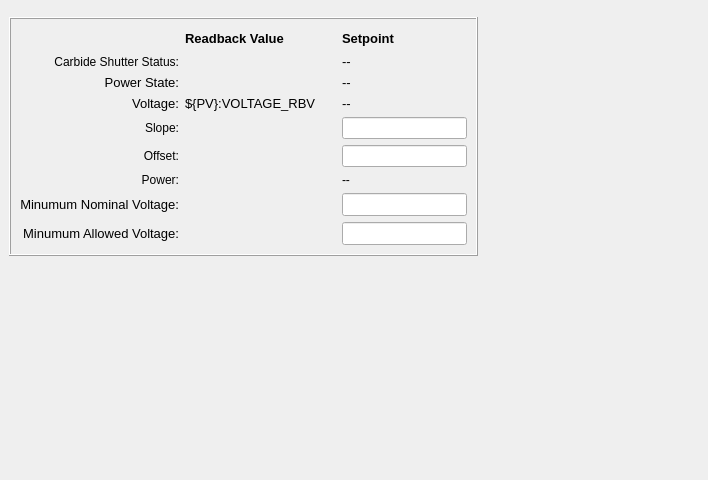
<?xml version="1.0" encoding="UTF-8"?>
<ui version="4.0">
 <class>Form</class>
 <widget class="QWidget" name="Form">
  <property name="geometry">
   <rect>
    <x>0</x>
    <y>0</y>
    <width>708</width>
    <height>480</height>
   </rect>
  </property>
  <property name="minimumSize">
   <size>
    <width>640</width>
    <height>480</height>
   </size>
  </property>
  <property name="windowTitle">
   <string>Form</string>
  </property>
  <layout class="QVBoxLayout" name="verticalLayout">
   <property name="leftMargin">
    <number>0</number>
   </property>
   <property name="rightMargin">
    <number>0</number>
   </property>
   <item>
    <widget class="PyDMEmbeddedDisplay" name="PyDMEmbeddedDisplay">
     <property name="sizePolicy">
      <sizepolicy hsizetype="Expanding" vsizetype="Fixed">
       <horstretch>0</horstretch>
       <verstretch>0</verstretch>
      </sizepolicy>
     </property>
     <property name="maximumSize">
      <size>
       <width>16777215</width>
       <height>30</height>
      </size>
     </property>
     <property name="toolTip">
      <string/>
     </property>
     <property name="frameShape">
      <enum>QFrame::NoFrame</enum>
     </property>
     <property name="macros" stdset="0">
      <string>{&quot;TITLE&quot;:&quot;Laser Expert: ${DEVICE}&quot;}</string>
     </property>
     <property name="filename" stdset="0">
      <string>./widgets/header.ui</string>
     </property>
    </widget>
   </item>
   <item>
    <layout class="QHBoxLayout" name="horizontalLayout">
     <property name="leftMargin">
      <number>9</number>
     </property>
     <property name="rightMargin">
      <number>9</number>
     </property>
     <item>
      <widget class="QFrame" name="frame">
       <property name="frameShape">
        <enum>QFrame::Box</enum>
       </property>
       <property name="frameShadow">
        <enum>QFrame::Raised</enum>
       </property>
       <layout class="QGridLayout" name="gridLayout">
        <item row="1" column="0">
         <widget class="PyDMLabel" name="PyDMLabel_10">
          <property name="toolTip">
           <string/>
          </property>
          <property name="text">
           <string>Carbide Shutter Status:</string>
          </property>
          <property name="alignment">
           <set>Qt::AlignRight|Qt::AlignTrailing|Qt::AlignVCenter</set>
          </property>
         </widget>
        </item>
        <item row="6" column="0">
         <widget class="PyDMLabel" name="PyDMLabel_18">
          <property name="toolTip">
           <string/>
          </property>
          <property name="text">
           <string>Power:</string>
          </property>
          <property name="alignment">
           <set>Qt::AlignRight|Qt::AlignTrailing|Qt::AlignVCenter</set>
          </property>
         </widget>
        </item>
        <item row="1" column="3">
         <widget class="PyDMLabel" name="PyDMLabel_12">
          <property name="font">
           <font>
            <pointsize>10</pointsize>
           </font>
          </property>
          <property name="toolTip">
           <string/>
          </property>
          <property name="text">
           <string>--</string>
          </property>
         </widget>
        </item>
        <item row="2" column="0">
         <widget class="PyDMLabel" name="PyDMLabel_13">
          <property name="font">
           <font>
            <pointsize>10</pointsize>
           </font>
          </property>
          <property name="toolTip">
           <string/>
          </property>
          <property name="text">
           <string>Power State:</string>
          </property>
          <property name="alignment">
           <set>Qt::AlignRight|Qt::AlignTrailing|Qt::AlignVCenter</set>
          </property>
         </widget>
        </item>
        <item row="8" column="1">
         <widget class="PyDMLabel" name="PyDMLabel_6">
          <property name="font">
           <font>
            <pointsize>10</pointsize>
           </font>
          </property>
          <property name="toolTip">
           <string/>
          </property>
          <property name="showUnits" stdset="0">
           <bool>true</bool>
          </property>
          <property name="channel" stdset="0">
           <string>${PV}:MIN_VOLTAGE_RBV</string>
          </property>
         </widget>
        </item>
        <item row="1" column="1">
         <widget class="PyDMLabel" name="PyDMLabel_11">
          <property name="font">
           <font>
            <pointsize>10</pointsize>
           </font>
          </property>
          <property name="toolTip">
           <string/>
          </property>
          <property name="alarmSensitiveContent" stdset="0">
           <bool>false</bool>
          </property>
          <property name="channel" stdset="0">
           <string>ca://${P}:LPS:CARBIDE_SHUTTER:ENABLE_RBV</string>
          </property>
         </widget>
        </item>
        <item row="6" column="3">
         <widget class="PyDMLabel" name="PyDMLabel_22">
          <property name="toolTip">
           <string/>
          </property>
          <property name="text">
           <string>--</string>
          </property>
         </widget>
        </item>
        <item row="7" column="1">
         <widget class="PyDMLabel" name="PyDMLabel_3">
          <property name="font">
           <font>
            <pointsize>10</pointsize>
           </font>
          </property>
          <property name="toolTip">
           <string/>
          </property>
          <property name="showUnits" stdset="0">
           <bool>true</bool>
          </property>
          <property name="channel" stdset="0">
           <string>${PV}:MIN_NOMINAL_VOLTAGE_RBV</string>
          </property>
         </widget>
        </item>
        <item row="0" column="2">
         <spacer name="horizontalSpacer">
          <property name="orientation">
           <enum>Qt::Horizontal</enum>
          </property>
          <property name="sizeType">
           <enum>QSizePolicy::Fixed</enum>
          </property>
          <property name="sizeHint" stdset="0">
           <size>
            <width>20</width>
            <height>20</height>
           </size>
          </property>
         </spacer>
        </item>
        <item row="5" column="1">
         <widget class="PyDMLabel" name="PyDMLabel_20">
          <property name="toolTip">
           <string/>
          </property>
          <property name="channel" stdset="0">
           <string>${PV}:SCALED_PWR_RBV.AOFF</string>
          </property>
         </widget>
        </item>
        <item row="2" column="1">
         <widget class="PyDMLabel" name="PyDMLabel_14">
          <property name="font">
           <font>
            <pointsize>10</pointsize>
           </font>
          </property>
          <property name="toolTip">
           <string/>
          </property>
          <property name="channel" stdset="0">
           <string>${PV}:POWER_STATE_RBV</string>
          </property>
         </widget>
        </item>
        <item row="8" column="3">
         <widget class="PyDMLineEdit" name="PyDMLineEdit_2">
          <property name="sizePolicy">
           <sizepolicy hsizetype="Fixed" vsizetype="Fixed">
            <horstretch>0</horstretch>
            <verstretch>0</verstretch>
           </sizepolicy>
          </property>
          <property name="font">
           <font>
            <pointsize>10</pointsize>
           </font>
          </property>
          <property name="toolTip">
           <string/>
          </property>
          <property name="showUnits" stdset="0">
           <bool>true</bool>
          </property>
          <property name="channel" stdset="0">
           <string>${PV}:MIN_VOLTAGE</string>
          </property>
         </widget>
        </item>
        <item row="5" column="0">
         <widget class="PyDMLabel" name="PyDMLabel_17">
          <property name="toolTip">
           <string/>
          </property>
          <property name="text">
           <string>Offset:</string>
          </property>
          <property name="alignment">
           <set>Qt::AlignRight|Qt::AlignTrailing|Qt::AlignVCenter</set>
          </property>
         </widget>
        </item>
        <item row="4" column="1">
         <widget class="PyDMLabel" name="PyDMLabel_19">
          <property name="toolTip">
           <string/>
          </property>
          <property name="channel" stdset="0">
           <string>${PV}:SCALED_PWR_RBV.ASLO</string>
          </property>
         </widget>
        </item>
        <item row="3" column="1">
         <widget class="PyDMLabel" name="PyDMLabel_8">
          <property name="font">
           <font>
            <pointsize>10</pointsize>
           </font>
          </property>
          <property name="toolTip">
           <string/>
          </property>
          <property name="text">
           <string>${PV}:VOLTAGE_RBV</string>
          </property>
          <property name="precision" stdset="0">
           <number>0</number>
          </property>
          <property name="showUnits" stdset="0">
           <bool>true</bool>
          </property>
          <property name="precisionFromPV" stdset="0">
           <bool>true</bool>
          </property>
          <property name="alarmSensitiveContent" stdset="0">
           <bool>false</bool>
          </property>
          <property name="channel" stdset="0">
           <string>${PV}:VOLTAGE_RBV</string>
          </property>
         </widget>
        </item>
        <item row="0" column="3">
         <widget class="PyDMLabel" name="PyDMLabel_5">
          <property name="font">
           <font>
            <pointsize>10</pointsize>
            <weight>75</weight>
            <bold>true</bold>
           </font>
          </property>
          <property name="toolTip">
           <string/>
          </property>
          <property name="text">
           <string>Setpoint</string>
          </property>
         </widget>
        </item>
        <item row="3" column="0">
         <widget class="PyDMLabel" name="PyDMLabel_7">
          <property name="font">
           <font>
            <pointsize>10</pointsize>
           </font>
          </property>
          <property name="toolTip">
           <string/>
          </property>
          <property name="text">
           <string>Voltage:</string>
          </property>
          <property name="alignment">
           <set>Qt::AlignRight|Qt::AlignTrailing|Qt::AlignVCenter</set>
          </property>
         </widget>
        </item>
        <item row="2" column="3">
         <widget class="PyDMLabel" name="PyDMLabel_15">
          <property name="font">
           <font>
            <pointsize>10</pointsize>
           </font>
          </property>
          <property name="toolTip">
           <string/>
          </property>
          <property name="text">
           <string>--</string>
          </property>
         </widget>
        </item>
        <item row="7" column="0">
         <widget class="PyDMLabel" name="PyDMLabel_2">
          <property name="font">
           <font>
            <pointsize>10</pointsize>
           </font>
          </property>
          <property name="toolTip">
           <string/>
          </property>
          <property name="text">
           <string>Minumum Nominal Voltage:</string>
          </property>
          <property name="alignment">
           <set>Qt::AlignRight|Qt::AlignTrailing|Qt::AlignVCenter</set>
          </property>
         </widget>
        </item>
        <item row="7" column="3">
         <widget class="PyDMLineEdit" name="PyDMLineEdit">
          <property name="sizePolicy">
           <sizepolicy hsizetype="Fixed" vsizetype="Fixed">
            <horstretch>0</horstretch>
            <verstretch>0</verstretch>
           </sizepolicy>
          </property>
          <property name="font">
           <font>
            <pointsize>10</pointsize>
           </font>
          </property>
          <property name="toolTip">
           <string/>
          </property>
          <property name="showUnits" stdset="0">
           <bool>true</bool>
          </property>
          <property name="channel" stdset="0">
           <string>${PV}:MIN_NOMINAL_VOLTAGE</string>
          </property>
         </widget>
        </item>
        <item row="3" column="3">
         <widget class="PyDMLabel" name="PyDMLabel_9">
          <property name="font">
           <font>
            <pointsize>10</pointsize>
           </font>
          </property>
          <property name="toolTip">
           <string/>
          </property>
          <property name="text">
           <string>--</string>
          </property>
         </widget>
        </item>
        <item row="8" column="0">
         <widget class="PyDMLabel" name="PyDMLabel">
          <property name="font">
           <font>
            <pointsize>10</pointsize>
           </font>
          </property>
          <property name="toolTip">
           <string/>
          </property>
          <property name="text">
           <string>Minumum Allowed Voltage:</string>
          </property>
          <property name="alignment">
           <set>Qt::AlignRight|Qt::AlignTrailing|Qt::AlignVCenter</set>
          </property>
         </widget>
        </item>
        <item row="0" column="1">
         <widget class="PyDMLabel" name="PyDMLabel_4">
          <property name="font">
           <font>
            <pointsize>10</pointsize>
            <weight>75</weight>
            <bold>true</bold>
           </font>
          </property>
          <property name="toolTip">
           <string/>
          </property>
          <property name="text">
           <string>Readback Value</string>
          </property>
         </widget>
        </item>
        <item row="6" column="1">
         <widget class="PyDMLabel" name="PyDMLabel_21">
          <property name="toolTip">
           <string/>
          </property>
          <property name="showUnits" stdset="0">
           <bool>true</bool>
          </property>
          <property name="channel" stdset="0">
           <string>${PV}:SCALED_PWR_RBV</string>
          </property>
         </widget>
        </item>
        <item row="4" column="0">
         <widget class="PyDMLabel" name="PyDMLabel_16">
          <property name="toolTip">
           <string/>
          </property>
          <property name="text">
           <string>Slope:</string>
          </property>
          <property name="alignment">
           <set>Qt::AlignRight|Qt::AlignTrailing|Qt::AlignVCenter</set>
          </property>
         </widget>
        </item>
        <item row="5" column="3">
         <widget class="PyDMLineEdit" name="PyDMLineEdit_3">
          <property name="toolTip">
           <string/>
          </property>
          <property name="channel" stdset="0">
           <string>${PV}:SCALED_PWR_RBV.AOFF</string>
          </property>
         </widget>
        </item>
        <item row="4" column="3">
         <widget class="PyDMLineEdit" name="PyDMLineEdit_4">
          <property name="toolTip">
           <string/>
          </property>
          <property name="channel" stdset="0">
           <string>${PV}:SCALED_PWR_RBV.ASLO</string>
          </property>
         </widget>
        </item>
       </layout>
      </widget>
     </item>
     <item>
      <spacer name="horizontalSpacer_2">
       <property name="orientation">
        <enum>Qt::Horizontal</enum>
       </property>
       <property name="sizeHint" stdset="0">
        <size>
         <width>40</width>
         <height>20</height>
        </size>
       </property>
      </spacer>
     </item>
    </layout>
   </item>
   <item>
    <spacer name="verticalSpacer">
     <property name="orientation">
      <enum>Qt::Vertical</enum>
     </property>
     <property name="sizeHint" stdset="0">
      <size>
       <width>20</width>
       <height>40</height>
      </size>
     </property>
    </spacer>
   </item>
  </layout>
 </widget>
 <customwidgets>
  <customwidget>
   <class>PyDMLabel</class>
   <extends>QLabel</extends>
   <header>pydm.widgets.label</header>
  </customwidget>
  <customwidget>
   <class>PyDMEmbeddedDisplay</class>
   <extends>QFrame</extends>
   <header>pydm.widgets.embedded_display</header>
  </customwidget>
  <customwidget>
   <class>PyDMLineEdit</class>
   <extends>QLineEdit</extends>
   <header>pydm.widgets.line_edit</header>
  </customwidget>
 </customwidgets>
 <resources/>
 <connections/>
</ui>
